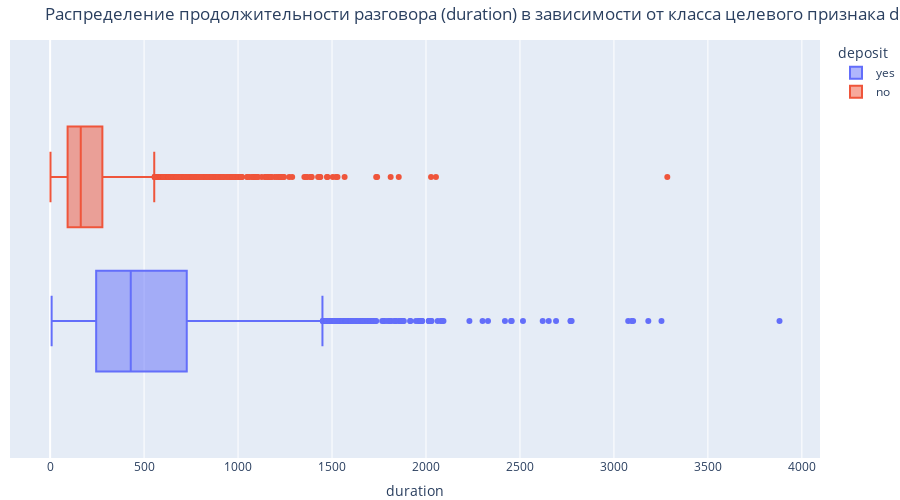

Source (notebook cell):
### Code cell
fig = px.box(
  data_frame=df,
  x='duration',
  color='deposit',
  height=500,
  width=900,
  title='Распределение продолжительности разговора (duration) в зависимости от класса целевого признака deposit')

fig.update_layout(margin=dict(l=10, r=10, t=40, b=0))
fig.show()

### Figure 1 — Plotly figure (JSON) as saved in the notebook; plotly's stock layout.template omitted (floating-point values rounded to 4 significant figures; data arrays with more than 128 entries replaced by an {"elided": "..."} marker saying what was removed)
{"data": [{"alignmentgroup": "True", "hovertemplate": "deposit=yes<br>duration=%{x}<extra></extra>", "legendgroup": "yes", "marker": {"color": "#636efa"}, "name": "yes", "notched": false, "offsetgroup": "yes", "orientation": "h", "showlegend": true, "type": "box", "x": {"elided": "4681 int values"}, "x0": " ", "xaxis": "x", "y0": " ", "yaxis": "y"}, {"alignmentgroup": "True", "hovertemplate": "deposit=no<br>duration=%{x}<extra></extra>", "legendgroup": "no", "marker": {"color": "#EF553B"}, "name": "no", "notched": false, "offsetgroup": "no", "orientation": "h", "showlegend": true, "type": "box", "x": {"elided": "5424 int values"}, "x0": " ", "xaxis": "x", "y0": " ", "yaxis": "y"}], "layout": {"boxmode": "group", "height": 500, "legend": {"title": {"text": "deposit"}, "tracegroupgap": 0}, "margin": {"b": 0, "l": 10, "r": 10, "t": 40}, "title": {"text": "Распределение продолжительности разговора (duration) в зависимости от класса целевого признака deposit"}, "width": 900, "xaxis": {"anchor": "y", "domain": [0, 1], "title": {"text": "duration"}}, "yaxis": {"anchor": "x", "domain": [0, 1]}}}
